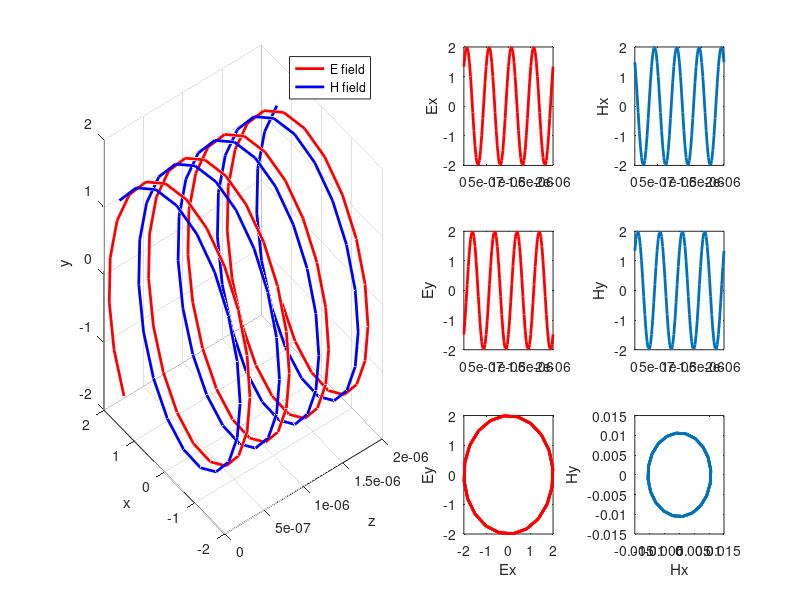

Write MATLAB code to recreate this figure.
function TEM_Polarized( )
 
%% Function: Simulate polarized TEM waves  
%  Parameters: f: frequency in Hz
%              Ex0: amplitude of Ex component 
%              Ey0: amplitude of Ey component 
%              phi: phase difference between the Ex and Ey components  
%              mu_r, epsilon_r: relative permittivity and permeability of the material 
%              t: time of interest  
 
%% Initialize parameters 
Ex0 = 2; 
Ey0 = 2; 
phi = pi/2; 
 
% The type is circular

f = 10^6;
omega = 2*pi*f;
T = 2*pi/omega;
t = 2*T/15; 
 
epsilon_r = 4; 
mu_r = 1; 
 
%% Wave parameters 
c = 3*10^8;
k = omega*sqrt(mu_r*epsilon_r);      % Propagation constant 
alpha = -imag(k);                               % Attenuation constant 
beta = real(k);                                    % Phase constant 
lambda = 2*pi/beta;
V_p = c/sqrt(mu_r*epsilon_r);        % Phase velocity  
eta=377*sqrt(mu_r/epsilon_r);        % Wave impedance 
scaleH = abs(eta);                             % Only for visualization          
 
%% Compute and plot the field components  
z=[0:lambda/20:4*lambda]';                                               % Grid points on z axis 
Ex=zeros(size(z)); Ey=zeros(size(z)); Ez=zeros(size(z));    % Initialization 
Sx=zeros(size(z)); Sy=zeros(size(z)); Sz=zeros(size(z));
Ex = Ex0*exp(-alpha*z).*cos(omega*t-beta*z);                    % Ex component 
Hy = Ex0/eta*exp(-alpha*z).*cos(omega*t-beta*z);             % Hy component 
Ey = Ey0*exp(-alpha*z).*cos(omega*t-beta*z+phi);            % Ey component    
Hx = -Ey0/eta*exp(-alpha*z).*cos(omega*t-beta*z+phi);    % Hx component 
 
Sz = 1/eta*(abs(Ex.^2)+abs(Ey.^2));                                  % Power density 
figure('units','normalized','outerposition',[0 0 1 1])
 
subplot(3,4,[1,2,5,6,9,10]);
plot3(z, Ex, Ey,'r', 'linewidth',2)                                     % Plot the E field using plot3  
hold on 
plot3(z, scaleH*Hx, scaleH*Hy,'b', 'linewidth',2)           % Plot the H field using plot3 with scaling   
hold on 
% arrow3([z zeros(size(z)) zeros(size(z)) ], [z Ex Ey ])       % Plot the E field using arrow3   
% arrow3([z zeros(size(z)) zeros(size(z)) ], [z scaleH*Hx scaleH*Hy ]) % Plot the H field using arrow3 with scaling 
legend('E field', 'H field'); grid on; xlabel('z'); ylabel('x'); zlabel('y')
 
subplot(3,4,3);plot(z, Ex, 'r', 'linewidth',2); ylabel('Ex')                % Plot Ex only  
subplot(3,4,7);plot(z, Ey, 'r','linewidth',2); ylabel('Ey')                 % Plot Ey only 
subplot(3,4,11);plot(Ex, Ey, 'r', 'linewidth',2); xlabel('Ex'); ylabel('Ey') % Plot (Ex, Ey) to see the polarization type  
subplot(3,4,4);plot(z, scaleH*Hx, 'linewidth',2); ylabel('Hx');       % Plot Hx only with scaling   
subplot(3,4,8);plot(z, scaleH*Hy, 'linewidth',2); ylabel('Hy');      % Plot Hy only with scaling 
subplot(3,4,12);plot(Hx, Hy, 'linewidth',2); xlabel('Hx'); ylabel('Hy')% Plot (Hx, Hy) to see the polarization type 
